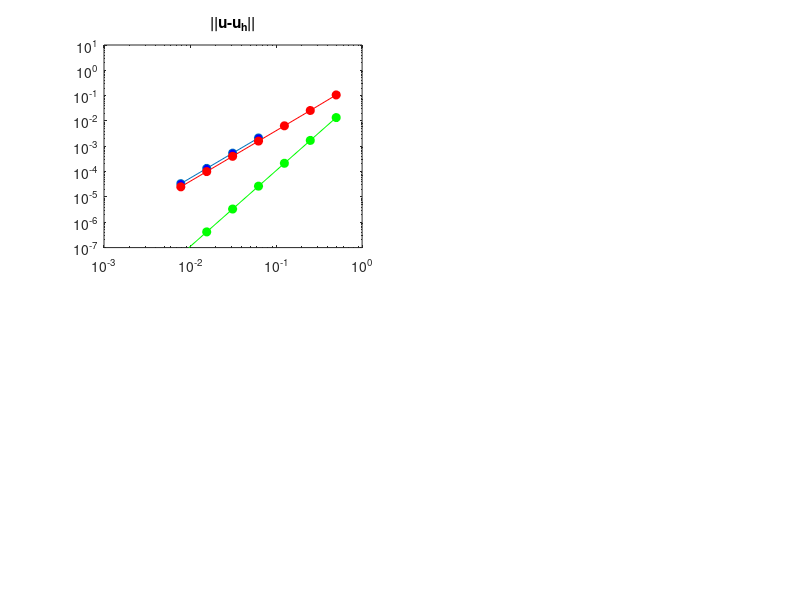

This figure's MATLAB source: (Note: this script raises an error after producing the figure.)
clear all
close all
clc

%% AFG2011 data Table 2.1

AFG_h = 1./[ 16 32 64 128 ];

AFG_U  = [ 2.14e-3 5.37e-4 1.34e-4 3.36e-5 ];
AFG_dU = [ 1.17e-2 2.93e-3 7.33e-4 1.83e-4 ];
AFG_s  = [ 2.16e-4 2.70e-5 3.37e-6 4.16e-7 ];
AFG_ds = [ 2.63e-2 6.60e-3 1.65e-3 4.14e-4 ];

%% KG2012

KG_h = 1./[ 1 2 4 8 16 32 64 128 ];

KG_U  = [ 5.9664e-1 1.0665e-1 2.5957e-2 6.4417e-3 1.6074e-3 4.0166e-4 1.0040e-4 2.5100e-5 ];
KG_dU = [ 2.8419e+0 6.1409e-1 1.5354e-1 3.8326e-2 9.5769e-3 2.3939e-3 5.9846e-4 1.4961e-4 ];
KG_s  = [ 5.6723e-1 6.2254e-2 6.5422e-3 7.8395e-4 9.7018e-5 1.2098e-5 1.5113e-6 1.8888e-7 ];
KG_ds = [ 3.3202e+0 7.7839e-1 1.7100e-1 4.0808e-2 1.0072e-2 2.5096e-3 6.2687e-4 1.5669e-4 ];

KG_r_U  = [ 2.4840 2.0386 2.0106 2.0027 2.0007 2.0002 2.0000 ];
KG_r_dU = [ 2.2103 1.9998 2.0022 2.0007 2.0002 2.0000 2.0000 ];
KG_r_s  = [ 3.1877 3.2503 3.0609 3.0144 3.0035 3.0009 3.0002 ];
KG_r_ds = [ 2.0927 2.1865 2.0671 2.0186 2.0048 2.0012 2.0003 ];

KG_U_3  = [ 5.7011e-2 1.3636e-2 1.7060e-3 2.1326e-4 2.6657e-5 3.3321e-6 4.1652e-7 5.2065e-8 ];
KG_dU_3 = [ 3.1275e-1 8.0122e-2 1.0134e-2 1.2701e-3 1.5886e-4 1.9861e-5 2.4827e-6 3.1034e-7 ];
KG_s_3  = [ 4.0266e-2 4.9624e-3 2.8890e-4 1.7672e-5 1.0983e-6 6.8547e-8 4.2827e-9 2.6766e-10 ];
KG_ds_3 = [ 5.1997e-1 8.9119e-2 1.0789e-2 1.3357e-3 1.6654e-4 2.0804e-5 2.6001e-6 3.2500e-7 ];

KG_r_U_3  = [ 2.0638 2.9987 2.9999 3.0000 3.0000 3.0000 3.0000 ];
KG_r_dU_3 = [ 1.9647 2.9831 2.9962 2.9991 2.9998 2.9999 3.0000 ];
KG_r_s_3  = [ 3.0205 4.1024 4.0311 4.0081 4.0020 4.0005 4.0000 ];
KG_r_ds_3 = [ 2.5446 3.0462 3.0139 3.0036 3.0009 3.0002 3.0001 ];


%%

AX = [1e-3 1 1e-7 10];

figure
subplot(2,2,1)
loglog(AFG_h,AFG_U,'-o','markerface','b')
hold on
title('||u-u_h||')
loglog(KG_h(2:end),KG_U(2:end),'-or','markerface','r')
loglog(KG_h(2:end),KG_U_3(2:end),'-og','markerface','g')
axis(AX)
legend('Raviart-Thomas, N=2','Mimetic Spectral, N=2','Mimetic Spectral, N=3',2)
set(legend,'box','off')
subplot(2,2,2)
loglog(AFG_h,AFG_dU,'-o','markerface','b')
hold on
title('||div(u-u_h)||')
loglog(KG_h(2:end),KG_dU(2:end),'-or','markerface','r')
loglog(KG_h(2:end),KG_dU_3(2:end),'-og','markerface','g')
axis(AX)
subplot(2,2,3)
loglog(AFG_h,AFG_s,'-o','markerface','b')
hold on
title('||\sigma-\sigma_h||')
loglog(KG_h(2:end),KG_s(2:end),'-or','markerface','r')
loglog(KG_h(2:end),KG_s_3(2:end),'-og','markerface','g')
axis(AX)
subplot(2,2,4)
loglog(AFG_h,AFG_ds,'-o','markerface','b')
hold on
title('||curl(\sigma-\sigma_h)||')
loglog(KG_h(2:end),KG_ds(2:end),'-or','markerface','r')
loglog(KG_h(2:end),KG_ds_3(2:end),'-og','markerface','g')
axis(AX)

%% AFG2011 data Table 2.2

AFG_h = 1./[ 16 32 64 128 ];

AFG_U  = [ 1.22e-3 3.05e-4 7.63e-5 1.91e-5 ];
AFG_dU = [ 1.55e-2 5.33e-3 1.85e-3 6.49e-4 ];
AFG_s  = [ 1.90e-2 6.36e-3 2.18e-3 7.58e-4 ];
AFG_ds = [ 2.53e-0 1.68e-0 1.14e-0 7.89e-1 ];




%% KG2012

KG_h = 1./[ 1 2 4 8 16 32 64 128 ];

KG_U  = [ 3.0897e-1 6.7449e-2 1.6417e-2 4.0741e-3 1.0166e-3 2.5403e-4 6.3500e-5 1.5875e-5 ];
KG_dU = [ 9.9855e-1 2.8949e-1 7.2380e-2 1.8067e-2 4.5146e-3 1.1285e-3 2.8212e-4 7.0528e-5 ];
KG_s  = [ 2.8349e-1 7.2041e-2 8.8157e-3 1.0960e-3 1.3682e-4 1.7096e-5 2.1369e-6 2.6710e-7 ];
KG_ds = [ 3.6070e+0 9.2554e-1 2.2834e-1 5.6818e-2 1.4187e-2 3.5455e-3 8.8631e-4 2.2157e-4 ];

KG_r_U  = [ 2.1956 2.0386 2.0106 2.0027 2.0007 2.0002 2.0000 ];
KG_r_dU = [ 1.7863 1.9998 2.0022 2.0007 2.0002 2.0000 2.0000 ];
KG_r_s  = [ 1.9764 3.0307 3.0078 3.0019 3.0005 3.0001 3.0000 ];
KG_r_ds = [ 1.9624 2.0191 2.0067 2.0018 2.0005 2.0001 2.0000 ];

KG_U_3  = [ 3.9989e-2 8.6240e-3 1.0789e-3 1.3488e-4 1.6859e-5 2.1074e-6 2.6343e-7 3.2929e-8 ];
KG_dU_3 = [ 2.8294e-1 3.7770e-2 4.7770e-3 5.9872e-4 7.4889e-5 9.3626e-6 1.1704e-6 1.4630e-7 ];
KG_s_3  = [ 1.0110e-1 6.2854e-3 3.9586e-4 2.4789e-5 1.5501e-6 9.6890e-8 6.0558e-9 3.7850e-10 ];
KG_ds_3 = [ 9.1874e-1 1.1958e-1 1.5035e-2 1.8818e-3 2.3530e-4 2.9414e-5 3.6769e-6 4.5961e-7 ];

KG_r_U_3  = [ 2.2132 2.9987 2.9999 3.0000 3.0000 3.0000 3.0000 ];
KG_r_dU_3 = [ 2.9052 2.9831 2.9962 2.9991 2.9998 2.9999 3.0000 ];
KG_r_s_3  = [ 4.0077 3.9889 3.9972 3.9993 3.9998 4.0000 4.0000 ];
KG_r_ds_3 = [ 2.9416 2.9916 2.9981 2.9996 2.9999 3.0000 3.0000 ];

%%

AX = [1e-3 1 1e-7 10];

figure
subplot(2,2,1)
loglog(AFG_h,AFG_U,'-o','markerface','b')
hold on
title('||u-u_h||')
loglog(KG_h(2:end),KG_U(2:end),'-or','markerface','r')
loglog(KG_h(2:end),KG_U_3(2:end),'-og','markerface','g')
axis(AX)
legend('Raviart-Thomas, N=2','Mimetic Spectral, N=2','Mimetic Spectral, N=3',2)
set(legend,'box','off')
subplot(2,2,2)
loglog(AFG_h,AFG_dU,'-o','markerface','b')
hold on
title('||div(u-u_h)||')
loglog(KG_h(2:end),KG_dU(2:end),'-or','markerface','r')
loglog(KG_h(2:end),KG_dU_3(2:end),'-og','markerface','g')
axis(AX)
subplot(2,2,3)
loglog(AFG_h,AFG_s,'-o','markerface','b')
hold on
title('||\sigma-\sigma_h||')
loglog(KG_h(2:end),KG_s(2:end),'-or','markerface','r')
loglog(KG_h(2:end),KG_s_3(2:end),'-og','markerface','g')
axis(AX)
subplot(2,2,4)
loglog(AFG_h,AFG_ds,'-o','markerface','b')
hold on
title('||curl(\sigma-\sigma_h)||')
loglog(KG_h(2:end),KG_ds(2:end),'-or','markerface','r')
loglog(KG_h(2:end),KG_ds_3(2:end),'-og','markerface','g')
axis(AX)
